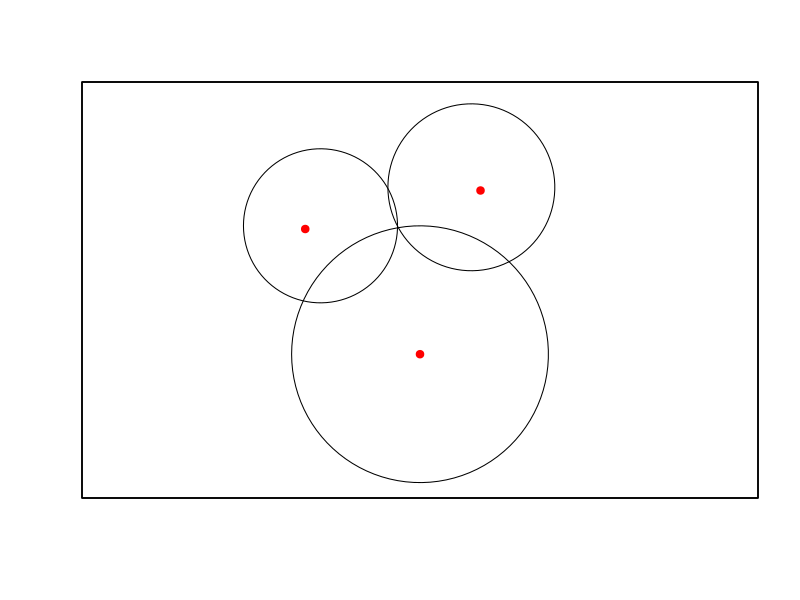

Source code (R):
plot.circle <- function(x, y, r){
  theta <- seq(-pi, pi, length=100)
  points(x + r*cos(theta), y + r*sin(theta), type="l", asp=1)
}
plot(c(-3,3), c(-3,3), type="n", asp=1,xaxt = "n",yaxt = "n",ylab = "",xlab = "") # 作図領域を用意
plot.circle(0, -1, 2)       # 顔？
plot.circle(-1.55, 1, 1.2) # 左耳？
plot.circle( 0.8, 1.6, 1.3) # 右耳？
par(new=T)
plot(0,-1,col = "red",pch = 19,ylim = c(-3,3),xlim = c(-3,3),xaxt = "n",yaxt = "n",ylab = "",xlab = "")
par(new=T)
plot(-1.1,0.95,col = "red",pch = 19,ylim = c(-3,3),xlim = c(-3,3),xaxt = "n",yaxt = "n",ylab = "",xlab = "")
par(new=T)
plot(0.58,1.55,col = "red",pch = 19,ylim = c(-3,3),xlim = c(-3,3),xaxt = "n",yaxt = "n",ylab = "",xlab = "")
